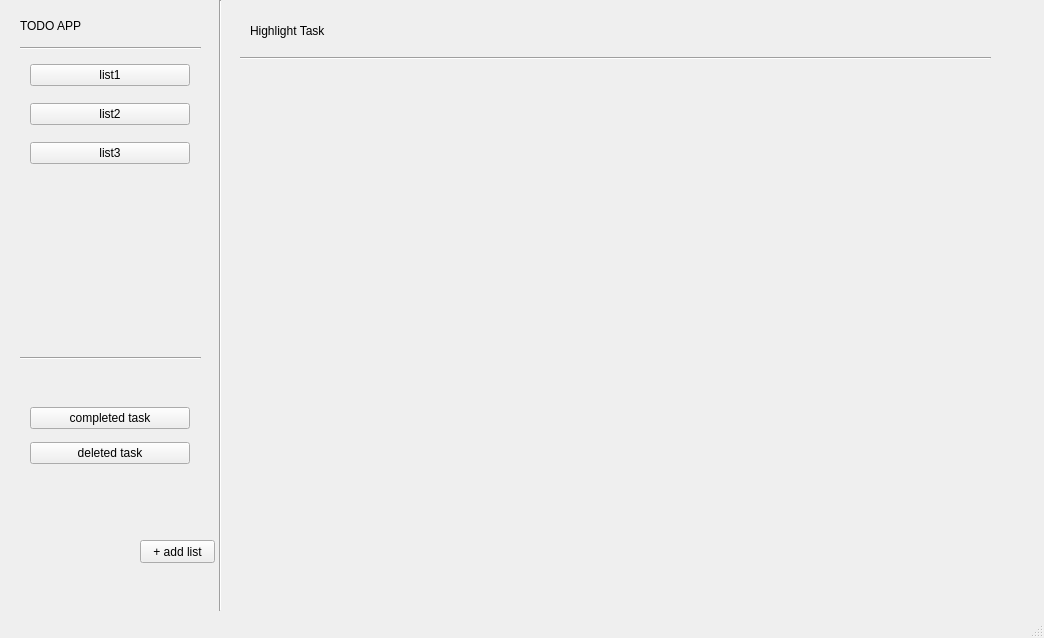
<?xml version="1.0" encoding="UTF-8"?>
<ui version="4.0">
 <class>MainWindow</class>
 <widget class="QMainWindow" name="MainWindow">
  <property name="geometry">
   <rect>
    <x>0</x>
    <y>0</y>
    <width>1044</width>
    <height>638</height>
   </rect>
  </property>
  <property name="windowTitle">
   <string>MainWindow</string>
  </property>
  <widget class="QWidget" name="centralwidget">
   <widget class="QLabel" name="label">
    <property name="geometry">
     <rect>
      <x>20</x>
      <y>10</y>
      <width>161</width>
      <height>31</height>
     </rect>
    </property>
    <property name="styleSheet">
     <string notr="true">font: 36pt &quot;MS Shell Dlg 2&quot;;
font: 20pt &quot;MS Shell Dlg 2&quot;;</string>
    </property>
    <property name="text">
     <string>TODO APP</string>
    </property>
   </widget>
   <widget class="Line" name="line">
    <property name="geometry">
     <rect>
      <x>20</x>
      <y>40</y>
      <width>181</width>
      <height>16</height>
     </rect>
    </property>
    <property name="styleSheet">
     <string notr="true">font: 20pt &quot;MS Shell Dlg 2&quot;;
font: 48pt &quot;MS Shell Dlg 2&quot;;</string>
    </property>
    <property name="orientation">
     <enum>Qt::Horizontal</enum>
    </property>
   </widget>
   <widget class="Line" name="line_2">
    <property name="geometry">
     <rect>
      <x>210</x>
      <y>0</y>
      <width>20</width>
      <height>611</height>
     </rect>
    </property>
    <property name="orientation">
     <enum>Qt::Vertical</enum>
    </property>
   </widget>
   <widget class="Line" name="line_3">
    <property name="geometry">
     <rect>
      <x>20</x>
      <y>350</y>
      <width>181</width>
      <height>16</height>
     </rect>
    </property>
    <property name="styleSheet">
     <string notr="true">font: 20pt &quot;MS Shell Dlg 2&quot;;
font: 48pt &quot;MS Shell Dlg 2&quot;;</string>
    </property>
    <property name="orientation">
     <enum>Qt::Horizontal</enum>
    </property>
   </widget>
   <widget class="QWidget" name="verticalLayoutWidget">
    <property name="geometry">
     <rect>
      <x>30</x>
      <y>50</y>
      <width>160</width>
      <height>131</height>
     </rect>
    </property>
    <layout class="QVBoxLayout" name="verticalLayout">
     <property name="spacing">
      <number>3</number>
     </property>
     <item>
      <widget class="QPushButton" name="pushButton">
       <property name="styleSheet">
        <string notr="true"/>
       </property>
       <property name="text">
        <string>list1</string>
       </property>
      </widget>
     </item>
     <item>
      <widget class="QPushButton" name="pushButton_3">
       <property name="text">
        <string>list2</string>
       </property>
      </widget>
     </item>
     <item>
      <widget class="QPushButton" name="pushButton_2">
       <property name="text">
        <string>list3</string>
       </property>
      </widget>
     </item>
    </layout>
   </widget>
   <widget class="QWidget" name="verticalLayoutWidget_2">
    <property name="geometry">
     <rect>
      <x>30</x>
      <y>400</y>
      <width>160</width>
      <height>71</height>
     </rect>
    </property>
    <layout class="QVBoxLayout" name="verticalLayout_2">
     <item>
      <widget class="QPushButton" name="pushButton_5">
       <property name="text">
        <string>completed task</string>
       </property>
      </widget>
     </item>
     <item>
      <widget class="QPushButton" name="pushButton_4">
       <property name="text">
        <string>deleted task</string>
       </property>
      </widget>
     </item>
    </layout>
   </widget>
   <widget class="QPushButton" name="pushButton_6">
    <property name="geometry">
     <rect>
      <x>140</x>
      <y>540</y>
      <width>75</width>
      <height>23</height>
     </rect>
    </property>
    <property name="text">
     <string>+ add list</string>
    </property>
   </widget>
   <widget class="Line" name="line_4">
    <property name="geometry">
     <rect>
      <x>240</x>
      <y>50</y>
      <width>751</width>
      <height>16</height>
     </rect>
    </property>
    <property name="orientation">
     <enum>Qt::Horizontal</enum>
    </property>
   </widget>
   <widget class="QLabel" name="label_2">
    <property name="geometry">
     <rect>
      <x>250</x>
      <y>10</y>
      <width>191</width>
      <height>41</height>
     </rect>
    </property>
    <property name="styleSheet">
     <string notr="true">font: 20pt &quot;MS Shell Dlg 2&quot;;</string>
    </property>
    <property name="text">
     <string>Highlight Task</string>
    </property>
   </widget>
  </widget>
  <widget class="QMenuBar" name="menubar">
   <property name="geometry">
    <rect>
     <x>0</x>
     <y>0</y>
     <width>1044</width>
     <height>21</height>
    </rect>
   </property>
  </widget>
  <widget class="QStatusBar" name="statusbar"/>
 </widget>
 <resources/>
 <connections/>
</ui>
